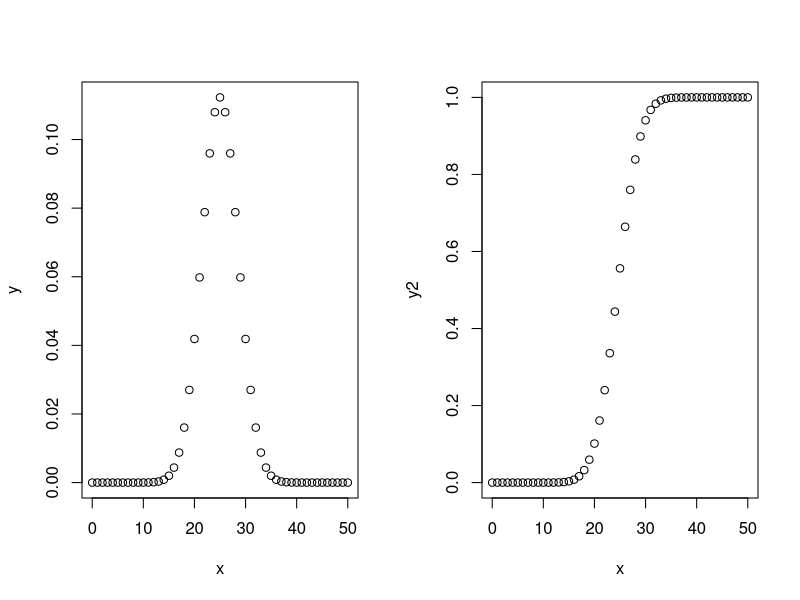
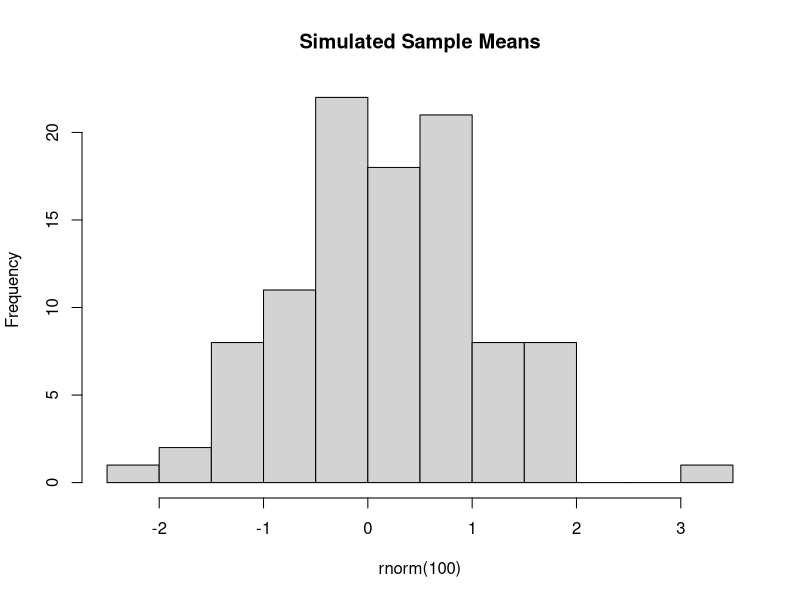
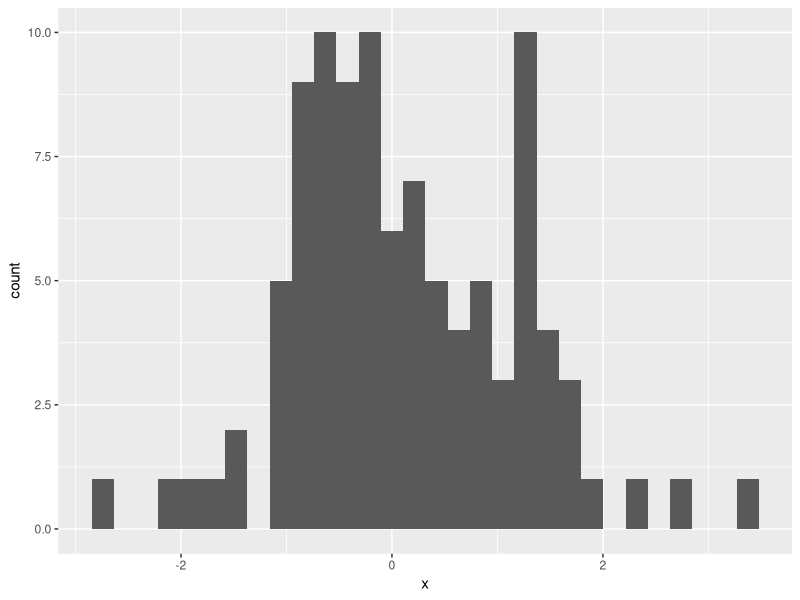
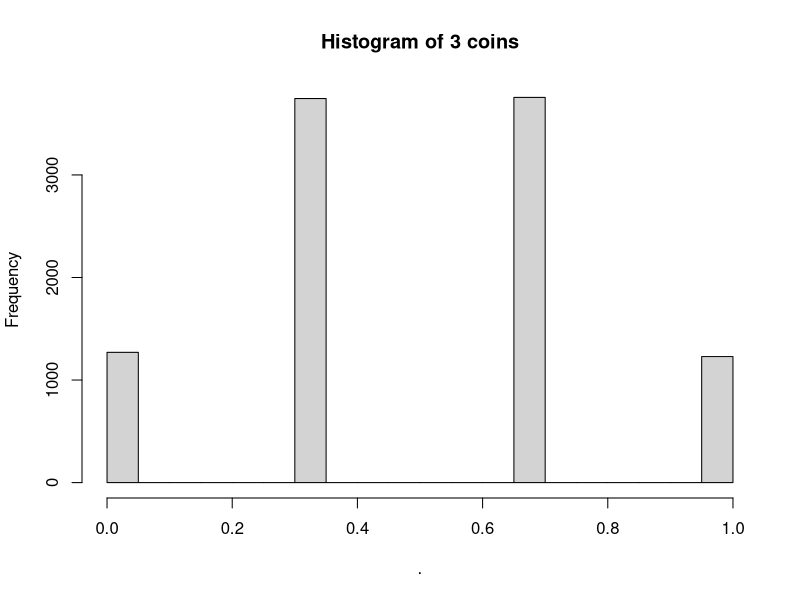
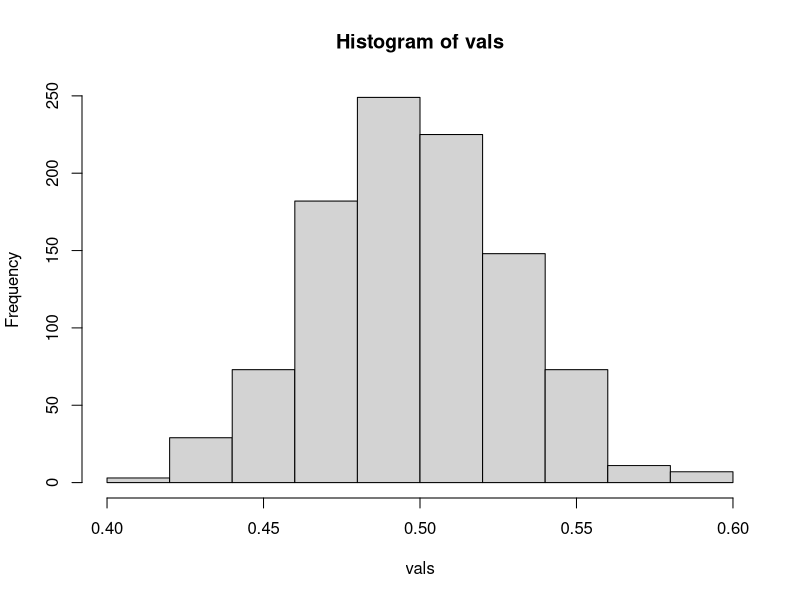
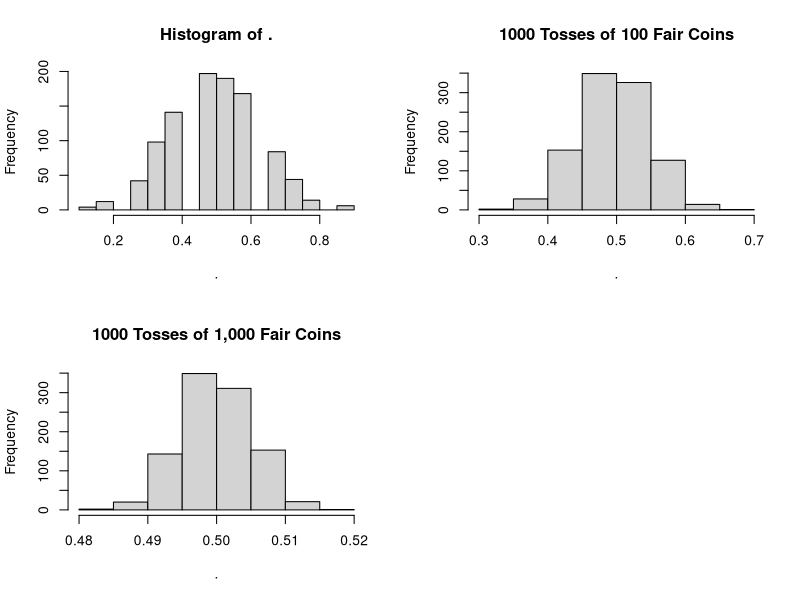
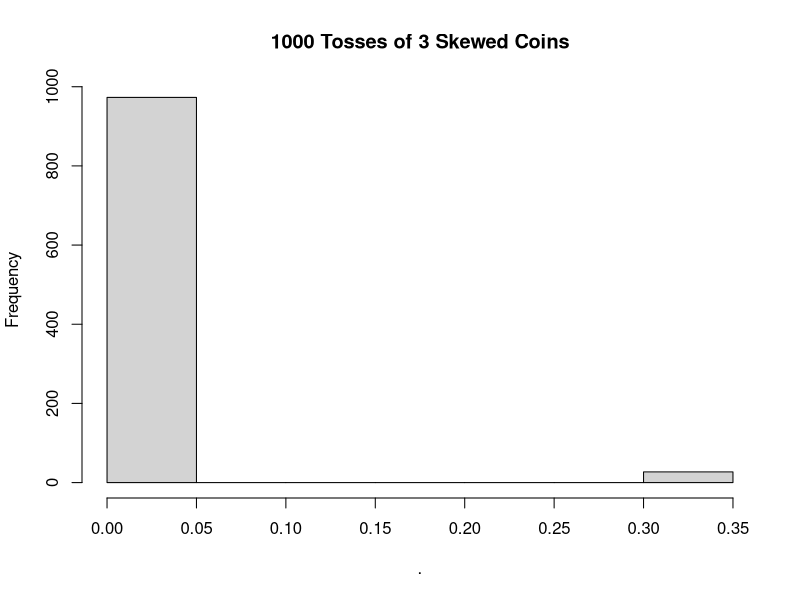
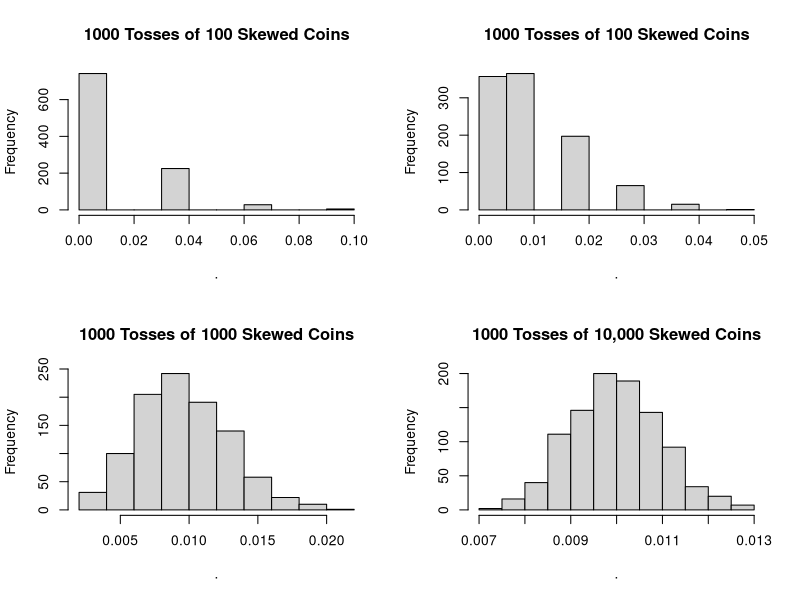

Write the R code that produced these figures, in order.
library(tidyverse)
library(ggplot2)
#library(magrittr)


## Understanding Sampling Distributions 

# - Let $X$ be a Bernoulli random variable representing an unfair coin with $P(X=1) = 0.7$.
# - You have an iid sample of size 2,  $(X_1,X_2)$.
# - Compute the sampling distribution of $\overline X = \frac{X_1+X_2}{2}$.


# ggplot() + 
#   aes(x = c(0,5), y = c(0,1)) + 
#   geom_blank() + 
#   theme_bw() + 
#   theme(
#     panel.background = element_rect(fill = "transparent",colour = NA),
#     plot.background = element_rect(fill = "transparent",colour = NA)
#   )

######################################################################

## Sampling from the Bernoulli Distribution in R 
# - To demonstrate the CLT, we chose a Bernoulli distribution with parameter $p$.
# - This distribution is very simple
# - This distribution is non-normal, and can be very skewed depending on $p$.

# - First, set `p=0.5` so your population distribution is symmetric. 
#   Use a variable `n` to represent your sample size.  Initially, set `n=3`



# Create a sample of 50 numbers which are incremented by 1.


 # Bernoulli/Binomial
x <- seq(0,50,by = 1)
print(x)
# x is the number of success
# from flipping a fair toss of a fair coin 50 times
# Create the binomial distribution.



# the mass or probability at each value of the supp
# arguments: quantile (or vector of realizations) , number of trials or number of coins in a trial
y <-  dbinom(x,50,0.5)
print(y)

# the CDF
y2 <- pbinom(x, 50, 0.5)
print(y2)

par(mfrow=c(1,2))
# Plot the graph for this sample.
plot(x,y)
plot(x,y2)

par(mfrow=c(1,1))

# more simply
#quantile (or vector of realizations) , number of trials or number of coins in a trial
dbinom(0,1,prob=0.5) # bernoulli
dbinom(0,2,prob=0.5)

#Quantile, number of trials CDF
dbinom(0,3,prob=0.5)
dbinom(1,3,prob=0.5)
dbinom(2,3,prob=0.5)


pbinom(2,3,p=0.5)



# Deviates or random number
## Useful R Commands, Part I

# - R doesn't have a `bernoulli` function.
# - To simulate draws from a Bernoulli variable, you can either: 
#  - Use `sample` 
#  - Or, use `rbinom` (the Bernoulli distribution is a special case of a binomial distribution.  In this function, `size` refers to a distribution parameter, not the number of draws.)

#lets set
n <- 3
p <- 0.5
size = 1

n
p

sample(x=0:1, size=n, replace=TRUE, prob=c(1-p, p))

# Finding random values from a binomial
# Each are a Bernoulli
# , i.e. n Bernoulli


#n: The number of random values (or experiments) you want to generate.
#size: The number of trials in each experiment.
#prob: The probability of success on each trial.

# random deviates
rbinom(n=n, size=1, prob=p)

# n	number of observations or times the experiment is run
# size	number of trials (one or more) per observation
# Bernoulli would be size 1

## Useful R Commands, Part II 

# - To repeat an action, you can use `replicate`
replicate(10, rbinom(n=n, size=1, prob=p))

## Useful R Commands, Part III 

# - To quickly visualize your results, try `hist`

hist(x = rnorm(100), main = "Simulated Sample Means")


## Useful R Commands, Part IV

# - Or, to work with `ggplot` store these results in a data.frame.  

d <- data.frame(x = rnorm(100))
d %>% 
  #The aes() function in ggplot2 (R) is used to map variables to aesthetic properties of a plot,
  ggplot(aes(x=x)) + 
  geom_histogram()


## Exercises part 1



# Throughout this part, we will use fair coins (`p = 0.5`).
#  n becomes size or the number of coins tossed in a trial

# 1. Write code (using either `sample` or `rbinom` that simulates 
#    taking three coins (`n=3`) and tossing them once. For this "collective toss", 
#    use the `mean` function to compute the sample mean -- the average of the number of heads 
#    that are showing.  
#    Make sure that when you run it, you get sample means in {0,1/3,2/3,1}
               
# note the toss_coin produce the mean of sample of bernoulli
# the binomial rv is the sum of the n bernoullis



# so if a bernoulli pmf can be written as p^k(1-p)^(1-k) where k ={0,1}, 
# each iteration is
# one trial n= 1

# if an iteration consists of n>1 trials and p remains constant and each of trial
# outcomes is independent from each of the other trial outcomes we can think of the 
# the set of trials as n bernoullis which is the same as a binomial(n,p) and 
# k is the number of success ==> k = {0,1,2,...,n}

# binomial pmf is n!/((n-k)!*k!) * p^k*(1-p)^(n-k)

# we are creating our binomial samples in the function below as a set of bernoulli
# trials


toss_coins <- function(number_of_tosses = 10, number_of_coins = 3, prob_heads = 0.5) { 
           ## function arguments
           ##   - number_of_coins: the number of coins that you're tossing
           ##   - prob_heads: the probability that each coin comes up heads
                 
               replicate(n = number_of_tosses,sample(
                     x = 0:1, 
                     size = number_of_coins, 
                     replace = TRUE,
                     prob = c(1-prob_heads, prob_heads)
                   ) %>% mean
                 )
                 
               }
               
               
            
toss_coins()
cT<-toss_coins(
  number_of_tosses = 10, 
  number_of_coins  = 3,
  prob_heads       = 0.5
)
cT
mean(cT)

# Once again 
# note n is the number of coins in a toss
# The random variable is a value in the output sample {0,1,...,n}
# The mean of a set of Bin random variable is np is the expected number of successes
# where p is the  prob of success n is the number of coins in a trial
# The mean of the of the mean of each number of success  or sum( of n X's) = p

# 2. The sample mean is a random variable. To understand it, use the 
#    visualization trick from a few weeks ago.  Use the `replicate` function to run the above experiment 1000 times, and plot a histogram of the results.

# tossing 3 coins 1000 times
# What values would you get?
toss_coins(10000, 3, .5) %>% hist(main = 'Histogram of 3 coins')

# 3. If you increase the number of replications enough, will the distribution ever look normal?  Why or why not?
  
#  > No it never seems to look normal. This is because we're only tossing three coins so there are very few possible outcomes

# mean of a Binomial == n*p (where in this case is the coins in a trial)
# note that the binomial is the sum of the RV of n bernoulli so the bin is in the space {0,1,...n}
# 
# The toss_coin produces the mean of the n beroulli's whose E[Xbar] 
#  = n*p/n == p

# The variance of sum of n bernoullis == binomial = n*p*q where p+q =1 or q = 1-p

# The variance of the mean = Var(Xbar) = Var(X/n) = n*p*q/n^2 = p*q/n
# 
vals<-toss_coins(1000, 3, .5)
# 
mean(vals)
var(vals)
n*p*(1-p)/n^2
sd(vals)


vals<-toss_coins(1000, 300, .5)
hist(vals)
mean(vals)
sd(vals)^2



# 4. Use `sd()` to check the standard deviation of the sampling distribution 
#    of the mean for `n=3`.  What sample size is needed to decrease the standard 
#    deviation by a factor of 10?  Check that your answer is correct.

#> I'm keeping the number of tosses constant at 1000, so that we have a reasonable "filled 
#   in" histogram and can see the shape of the sampling distribution. 
#   When I conduct 5 tosses, there isn't really enough information for me to be sure 
#   that this is actually normal. It still looks a little bit different. Let's try 
#   running this at `n=15`. 
par(mfrow=c(2,2))
toss_coins(number_of_tosses = 1000, number_of_coins = 15, prob_heads = .5) %>% 
  hist()

# > Now, depending on the toss that I conduct, it is starting to look normal. 
# I wonder, though, what would happen if we continued to increase this? 
  

toss_coins(number_of_tosses = 1000, number_of_coins = 100, prob_heads = .5) %>% 
  hist(main = '1000 Tosses of 100 Fair Coins')


# > Now we're starting to look good! I'll just increase to 1000 to be sure. 


toss_coins(number_of_tosses = 1000, number_of_coins = 10000, prob_heads = .5) %>% 
  hist(main = '1000 Tosses of 1,000 Fair Coins')

par(mfrow=c(1,1))

## Exercises Part 3

# For this part, we'll study a very unfair coin. `p = 0.01`.  

# This is an example of a highly skewed random variable.  That roughly means that 
# one tail is a lot longer than the other.

# For this activity, you can simply use your eyes to gauge how skewed a distribution is.  
# If you prefer, you can also use the skewness command in the univar package to measure 
# skewness.  You may hear a rule of thumb that a skewness above 1 or below -1 is a highly 
# skewed distribution.

# 6. Start with n=3 as before.  What do you notice about the shape of the sampling 
# distribution?


toss_coins(number_of_tosses = 1000, number_of_coins = 3, prob_heads = 0.01) %>% 
  hist(main = '1000 Tosses of 3 Skewed Coins')

# > very skewed!

# 2. Try increasing the sample size -- i.e. the number of tosses. 
#    Is there a point that this starts to match the famous rule of thumb? 

par(mfrow=c(2,2))
toss_coins(number_of_tosses = 1000, number_of_coins = 30, prob_heads = 0.01) %>% 
  hist(main = '1000 Tosses of 100 Skewed Coins')

toss_coins(number_of_tosses = 1000, number_of_coins = 100, prob_heads = 0.01) %>% 
  hist(main = '1000 Tosses of 100 Skewed Coins')

toss_coins(number_of_tosses = 1000, number_of_coins = 1000, prob_heads = 0.01) %>% 
  hist(main = '1000 Tosses of 1000 Skewed Coins')

toss_coins(number_of_tosses = 1000, number_of_coins = 10000, prob_heads = 0.01) %>% 
  hist(main = '1000 Tosses of 10,000 Skewed Coins')

# > It definitely does approach a normal distribution (yay CLT works!) 
# but it required a much large n to get there.

## Discussion Questions

# 1. How does the skewness of the population distribution affect the applicability of 
#    the Central Limit Theorem?  What lesson can you take for your practice of statistics?

#> It seems like the skewness makes it harder for the CLT to function. 
#  When we increased the skewness of the coin that we were tossing, it required more and more data for the sampling distribution to start looking normal. And, in fact, when we made the probability of heads be only 1%, it didn't really ever start to look normal. 

# 2. Name a variable you would be interested in measuring that has a substantially 
#    skewed distribution.

# > Political donations in the 2020 election? 
  
# 3. One definition of a heavy tailed distribution is one with infinite variance.  
#    For example, you can use the `dcauchy` command in R to take draws from a 
#    Cauchy distribution, which has heavy tails.  Would the previous exercise work 
#    if you did this?  How do you know?
  
#  > It sure seems to me that if we have substantial skew in the data, 
#    that the CLT won't work. But, I'd like to point out that the skew *does* 
#    need to be substantial. Even if there is just a 5% chance of the coin coming up 
#    heads (rather than the 1% that we've been working with) the distribution looks 
#    much more normal. 